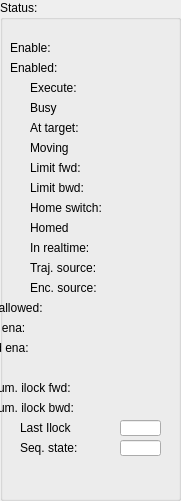
  <widget class="QGroupBox" name="groupBox_4">
   <property name="geometry">
    <rect>
     <x>710</x>
     <y>140</y>
     <width>181</width>
     <height>501</height>
    </rect>
   </property>
   <property name="title">
    <string>Status:</string>
   </property>
   <widget class="caLed" name="caled_67">
    <property name="geometry">
     <rect>
      <x>110</x>
      <y>340</y>
      <width>31</width>
      <height>16</height>
     </rect>
    </property>
    <property name="rectangular">
     <bool>true</bool>
    </property>
    <property name="gradientEnabled">
     <bool>false</bool>
    </property>
    <property name="ledWidth">
     <number>12</number>
    </property>
    <property name="ledHeight">
     <number>12</number>
    </property>
    <property name="channel" stdset="0">
     <string notr="true">$(SYS):$(Axis)-SftLimBwdEna-RB</string>
    </property>
    <property name="falseColor">
     <color>
      <red>160</red>
      <green>160</green>
      <blue>160</blue>
     </color>
    </property>
    <property name="trueColor">
     <color>
      <red>0</red>
      <green>85</green>
      <blue>0</blue>
     </color>
    </property>
   </widget>
   <widget class="caLed" name="caled_45">
    <property name="geometry">
     <rect>
      <x>110</x>
      <y>40</y>
      <width>31</width>
      <height>16</height>
     </rect>
    </property>
    <property name="rectangular">
     <bool>true</bool>
    </property>
    <property name="gradientEnabled">
     <bool>false</bool>
    </property>
    <property name="ledWidth">
     <number>12</number>
    </property>
    <property name="ledHeight">
     <number>12</number>
    </property>
    <property name="channel" stdset="0">
     <string notr="true">$(SYS):$(Axis)-EnaCmd-RB</string>
    </property>
    <property name="falseColor">
     <color>
      <red>160</red>
      <green>160</green>
      <blue>160</blue>
     </color>
    </property>
    <property name="trueColor">
     <color>
      <red>0</red>
      <green>85</green>
      <blue>0</blue>
     </color>
    </property>
   </widget>
   <widget class="caLabel" name="calabel_82">
    <property name="geometry">
     <rect>
      <x>30</x>
      <y>220</y>
      <width>71</width>
      <height>16</height>
     </rect>
    </property>
    <property name="maximumSize">
     <size>
      <width>16777215</width>
      <height>16</height>
     </size>
    </property>
    <property name="text">
     <string>Homed</string>
    </property>
   </widget>
   <widget class="caLabel" name="calabel_83">
    <property name="geometry">
     <rect>
      <x>30</x>
      <y>240</y>
      <width>71</width>
      <height>16</height>
     </rect>
    </property>
    <property name="maximumSize">
     <size>
      <width>16777215</width>
      <height>16</height>
     </size>
    </property>
    <property name="text">
     <string>In realtime:</string>
    </property>
   </widget>
   <widget class="caLabel" name="calabel_79">
    <property name="geometry">
     <rect>
      <x>30</x>
      <y>120</y>
      <width>71</width>
      <height>16</height>
     </rect>
    </property>
    <property name="maximumSize">
     <size>
      <width>16777215</width>
      <height>16</height>
     </size>
    </property>
    <property name="text">
     <string>At target:</string>
    </property>
   </widget>
   <widget class="caLabel" name="calabel_80">
    <property name="geometry">
     <rect>
      <x>30</x>
      <y>140</y>
      <width>71</width>
      <height>16</height>
     </rect>
    </property>
    <property name="maximumSize">
     <size>
      <width>16777215</width>
      <height>16</height>
     </size>
    </property>
    <property name="text">
     <string>Moving</string>
    </property>
   </widget>
   <widget class="caLabel" name="calabel_84">
    <property name="geometry">
     <rect>
      <x>30</x>
      <y>260</y>
      <width>71</width>
      <height>16</height>
     </rect>
    </property>
    <property name="maximumSize">
     <size>
      <width>16777215</width>
      <height>16</height>
     </size>
    </property>
    <property name="text">
     <string>Traj. source:</string>
    </property>
   </widget>
   <widget class="caLed" name="caled_62">
    <property name="geometry">
     <rect>
      <x>110</x>
      <y>260</y>
      <width>31</width>
      <height>16</height>
     </rect>
    </property>
    <property name="rectangular">
     <bool>true</bool>
    </property>
    <property name="gradientEnabled">
     <bool>false</bool>
    </property>
    <property name="ledWidth">
     <number>12</number>
    </property>
    <property name="ledHeight">
     <number>12</number>
    </property>
    <property name="channel" stdset="0">
     <string notr="true">$(SYS):$(Axis)-TrjSrcTyp-RB</string>
    </property>
    <property name="falseColor">
     <color>
      <red>160</red>
      <green>160</green>
      <blue>160</blue>
     </color>
    </property>
    <property name="trueColor">
     <color>
      <red>0</red>
      <green>0</green>
      <blue>255</blue>
     </color>
    </property>
   </widget>
   <widget class="caLabel" name="calabel_88">
    <property name="geometry">
     <rect>
      <x>-60</x>
      <y>320</y>
      <width>161</width>
      <height>16</height>
     </rect>
    </property>
    <property name="maximumSize">
     <size>
      <width>16777215</width>
      <height>16</height>
     </size>
    </property>
    <property name="text">
     <string>Softlim fwd ena:</string>
    </property>
   </widget>
   <widget class="caLed" name="caled_54">
    <property name="geometry">
     <rect>
      <x>110</x>
      <y>100</y>
      <width>31</width>
      <height>16</height>
     </rect>
    </property>
    <property name="rectangular">
     <bool>true</bool>
    </property>
    <property name="gradientEnabled">
     <bool>false</bool>
    </property>
    <property name="ledWidth">
     <number>12</number>
    </property>
    <property name="ledHeight">
     <number>12</number>
    </property>
    <property name="channel" stdset="0">
     <string notr="true">$(SYS):$(Axis)-Busy</string>
    </property>
    <property name="falseColor">
     <color>
      <red>0</red>
      <green>85</green>
      <blue>0</blue>
     </color>
    </property>
    <property name="trueColor">
     <color>
      <red>255</red>
      <green>0</green>
      <blue>0</blue>
     </color>
    </property>
   </widget>
   <widget class="caLed" name="caled_56">
    <property name="geometry">
     <rect>
      <x>110</x>
      <y>140</y>
      <width>31</width>
      <height>16</height>
     </rect>
    </property>
    <property name="rectangular">
     <bool>true</bool>
    </property>
    <property name="gradientEnabled">
     <bool>false</bool>
    </property>
    <property name="ledWidth">
     <number>12</number>
    </property>
    <property name="ledHeight">
     <number>12</number>
    </property>
    <property name="channel" stdset="0">
     <string notr="true">$(SYS):$(Axis)-Moving</string>
    </property>
    <property name="falseColor">
     <color>
      <red>0</red>
      <green>85</green>
      <blue>0</blue>
     </color>
    </property>
    <property name="trueColor">
     <color>
      <red>255</red>
      <green>0</green>
      <blue>0</blue>
     </color>
    </property>
   </widget>
   <widget class="caLabel" name="calabel_75">
    <property name="geometry">
     <rect>
      <x>10</x>
      <y>60</y>
      <width>91</width>
      <height>16</height>
     </rect>
    </property>
    <property name="maximumSize">
     <size>
      <width>16777215</width>
      <height>16</height>
     </size>
    </property>
    <property name="text">
     <string>Enabled:</string>
    </property>
   </widget>
   <widget class="caLabel" name="calabel_87">
    <property name="geometry">
     <rect>
      <x>-60</x>
      <y>300</y>
      <width>161</width>
      <height>16</height>
     </rect>
    </property>
    <property name="maximumSize">
     <size>
      <width>16777215</width>
      <height>16</height>
     </size>
    </property>
    <property name="text">
     <string>PLC cmds allowed:</string>
    </property>
   </widget>
   <widget class="caLabel" name="calabel_81">
    <property name="geometry">
     <rect>
      <x>30</x>
      <y>200</y>
      <width>71</width>
      <height>16</height>
     </rect>
    </property>
    <property name="maximumSize">
     <size>
      <width>16777215</width>
      <height>16</height>
     </size>
    </property>
    <property name="text">
     <string>Home switch:</string>
    </property>
   </widget>
   <widget class="caLed" name="caled_57">
    <property name="geometry">
     <rect>
      <x>110</x>
      <y>160</y>
      <width>31</width>
      <height>16</height>
     </rect>
    </property>
    <property name="rectangular">
     <bool>true</bool>
    </property>
    <property name="gradientEnabled">
     <bool>false</bool>
    </property>
    <property name="ledWidth">
     <number>12</number>
    </property>
    <property name="ledHeight">
     <number>12</number>
    </property>
    <property name="channel" stdset="0">
     <string notr="true">$(SYS):$(Axis)-LimFwd</string>
    </property>
    <property name="falseColor">
     <color>
      <red>255</red>
      <green>0</green>
      <blue>0</blue>
     </color>
    </property>
    <property name="trueColor">
     <color>
      <red>0</red>
      <green>85</green>
      <blue>0</blue>
     </color>
    </property>
   </widget>
   <widget class="caLed" name="caled_65">
    <property name="geometry">
     <rect>
      <x>110</x>
      <y>300</y>
      <width>31</width>
      <height>16</height>
     </rect>
    </property>
    <property name="rectangular">
     <bool>true</bool>
    </property>
    <property name="gradientEnabled">
     <bool>false</bool>
    </property>
    <property name="ledWidth">
     <number>12</number>
    </property>
    <property name="ledHeight">
     <number>12</number>
    </property>
    <property name="channel" stdset="0">
     <string notr="true">$(SYS):$(Axis)-CmdFrmPLCCmd-RB</string>
    </property>
    <property name="falseColor">
     <color>
      <red>160</red>
      <green>160</green>
      <blue>160</blue>
     </color>
    </property>
    <property name="trueColor">
     <color>
      <red>0</red>
      <green>0</green>
      <blue>255</blue>
     </color>
    </property>
   </widget>
   <widget class="caLed" name="caled_61">
    <property name="geometry">
     <rect>
      <x>110</x>
      <y>240</y>
      <width>31</width>
      <height>16</height>
     </rect>
    </property>
    <property name="rectangular">
     <bool>true</bool>
    </property>
    <property name="gradientEnabled">
     <bool>false</bool>
    </property>
    <property name="ledWidth">
     <number>12</number>
    </property>
    <property name="ledHeight">
     <number>12</number>
    </property>
    <property name="channel" stdset="0">
     <string notr="true">$(SYS):$(Axis)-InRT</string>
    </property>
    <property name="falseColor">
     <color>
      <red>160</red>
      <green>160</green>
      <blue>160</blue>
     </color>
    </property>
    <property name="trueColor">
     <color>
      <red>0</red>
      <green>85</green>
      <blue>0</blue>
     </color>
    </property>
   </widget>
   <widget class="caLabel" name="calabel_85">
    <property name="geometry">
     <rect>
      <x>30</x>
      <y>80</y>
      <width>71</width>
      <height>16</height>
     </rect>
    </property>
    <property name="maximumSize">
     <size>
      <width>16777215</width>
      <height>16</height>
     </size>
    </property>
    <property name="text">
     <string>Execute:</string>
    </property>
   </widget>
   <widget class="caLed" name="caled_52">
    <property name="geometry">
     <rect>
      <x>110</x>
      <y>60</y>
      <width>31</width>
      <height>16</height>
     </rect>
    </property>
    <property name="rectangular">
     <bool>true</bool>
    </property>
    <property name="gradientEnabled">
     <bool>false</bool>
    </property>
    <property name="ledWidth">
     <number>12</number>
    </property>
    <property name="ledHeight">
     <number>12</number>
    </property>
    <property name="channel" stdset="0">
     <string notr="true">$(SYS):$(Axis)-EnaAct</string>
    </property>
    <property name="falseColor">
     <color>
      <red>160</red>
      <green>160</green>
      <blue>160</blue>
     </color>
    </property>
    <property name="trueColor">
     <color>
      <red>0</red>
      <green>85</green>
      <blue>0</blue>
     </color>
    </property>
   </widget>
   <widget class="caLabel" name="calabel_86">
    <property name="geometry">
     <rect>
      <x>30</x>
      <y>180</y>
      <width>71</width>
      <height>16</height>
     </rect>
    </property>
    <property name="maximumSize">
     <size>
      <width>16777215</width>
      <height>16</height>
     </size>
    </property>
    <property name="text">
     <string>Limit bwd:</string>
    </property>
   </widget>
   <widget class="caLed" name="caled_55">
    <property name="geometry">
     <rect>
      <x>110</x>
      <y>120</y>
      <width>31</width>
      <height>16</height>
     </rect>
    </property>
    <property name="rectangular">
     <bool>true</bool>
    </property>
    <property name="gradientEnabled">
     <bool>false</bool>
    </property>
    <property name="ledWidth">
     <number>12</number>
    </property>
    <property name="ledHeight">
     <number>12</number>
    </property>
    <property name="channel" stdset="0">
     <string notr="true">$(SYS):$(Axis)-AtTarget</string>
    </property>
    <property name="falseColor">
     <color>
      <red>160</red>
      <green>160</green>
      <blue>160</blue>
     </color>
    </property>
    <property name="trueColor">
     <color>
      <red>0</red>
      <green>85</green>
      <blue>0</blue>
     </color>
    </property>
   </widget>
   <widget class="caLed" name="caled_66">
    <property name="geometry">
     <rect>
      <x>110</x>
      <y>320</y>
      <width>31</width>
      <height>16</height>
     </rect>
    </property>
    <property name="rectangular">
     <bool>true</bool>
    </property>
    <property name="gradientEnabled">
     <bool>false</bool>
    </property>
    <property name="ledWidth">
     <number>12</number>
    </property>
    <property name="ledHeight">
     <number>12</number>
    </property>
    <property name="channel" stdset="0">
     <string notr="true">$(SYS):$(Axis)-SftLimFwdEna-RB</string>
    </property>
    <property name="falseColor">
     <color>
      <red>160</red>
      <green>160</green>
      <blue>160</blue>
     </color>
    </property>
    <property name="trueColor">
     <color>
      <red>0</red>
      <green>85</green>
      <blue>0</blue>
     </color>
    </property>
   </widget>
   <widget class="caLed" name="caled_59">
    <property name="geometry">
     <rect>
      <x>110</x>
      <y>200</y>
      <width>31</width>
      <height>16</height>
     </rect>
    </property>
    <property name="rectangular">
     <bool>true</bool>
    </property>
    <property name="gradientEnabled">
     <bool>false</bool>
    </property>
    <property name="ledWidth">
     <number>12</number>
    </property>
    <property name="ledHeight">
     <number>12</number>
    </property>
    <property name="channel" stdset="0">
     <string notr="true">$(SYS):$(Axis)-HomeSwitch</string>
    </property>
    <property name="falseColor">
     <color>
      <red>160</red>
      <green>160</green>
      <blue>160</blue>
     </color>
    </property>
    <property name="trueColor">
     <color>
      <red>0</red>
      <green>85</green>
      <blue>0</blue>
     </color>
    </property>
   </widget>
   <widget class="caLed" name="caled_58">
    <property name="geometry">
     <rect>
      <x>110</x>
      <y>180</y>
      <width>31</width>
      <height>16</height>
     </rect>
    </property>
    <property name="rectangular">
     <bool>true</bool>
    </property>
    <property name="gradientEnabled">
     <bool>false</bool>
    </property>
    <property name="ledWidth">
     <number>12</number>
    </property>
    <property name="ledHeight">
     <number>12</number>
    </property>
    <property name="channel" stdset="0">
     <string notr="true">$(SYS):$(Axis)-LimBwd</string>
    </property>
    <property name="falseColor">
     <color>
      <red>255</red>
      <green>0</green>
      <blue>0</blue>
     </color>
    </property>
    <property name="trueColor">
     <color>
      <red>0</red>
      <green>85</green>
      <blue>0</blue>
     </color>
    </property>
   </widget>
   <widget class="caLabel" name="calabel_89">
    <property name="geometry">
     <rect>
      <x>10</x>
      <y>40</y>
      <width>91</width>
      <height>16</height>
     </rect>
    </property>
    <property name="maximumSize">
     <size>
      <width>16777215</width>
      <height>16</height>
     </size>
    </property>
    <property name="text">
     <string>Enable:</string>
    </property>
   </widget>
   <widget class="caLabel" name="calabel_90">
    <property name="geometry">
     <rect>
      <x>30</x>
      <y>100</y>
      <width>71</width>
      <height>16</height>
     </rect>
    </property>
    <property name="maximumSize">
     <size>
      <width>16777215</width>
      <height>16</height>
     </size>
    </property>
    <property name="text">
     <string>Busy</string>
    </property>
   </widget>
   <widget class="caLed" name="caled_60">
    <property name="geometry">
     <rect>
      <x>110</x>
      <y>220</y>
      <width>31</width>
      <height>16</height>
     </rect>
    </property>
    <property name="rectangular">
     <bool>true</bool>
    </property>
    <property name="gradientEnabled">
     <bool>false</bool>
    </property>
    <property name="ledWidth">
     <number>12</number>
    </property>
    <property name="ledHeight">
     <number>12</number>
    </property>
    <property name="channel" stdset="0">
     <string notr="true">$(SYS):$(Axis)-Homed</string>
    </property>
    <property name="falseColor">
     <color>
      <red>255</red>
      <green>0</green>
      <blue>0</blue>
     </color>
    </property>
    <property name="trueColor">
     <color>
      <red>0</red>
      <green>85</green>
      <blue>0</blue>
     </color>
    </property>
   </widget>
   <widget class="caLabel" name="calabel_91">
    <property name="geometry">
     <rect>
      <x>30</x>
      <y>280</y>
      <width>71</width>
      <height>16</height>
     </rect>
    </property>
    <property name="maximumSize">
     <size>
      <width>16777215</width>
      <height>16</height>
     </size>
    </property>
    <property name="text">
     <string>Enc. source:</string>
    </property>
   </widget>
   <widget class="caLabel" name="calabel_92">
    <property name="geometry">
     <rect>
      <x>-60</x>
      <y>340</y>
      <width>161</width>
      <height>16</height>
     </rect>
    </property>
    <property name="maximumSize">
     <size>
      <width>16777215</width>
      <height>16</height>
     </size>
    </property>
    <property name="text">
     <string>Softlim bwd ena:</string>
    </property>
   </widget>
   <widget class="caLed" name="caled_63">
    <property name="geometry">
     <rect>
      <x>110</x>
      <y>280</y>
      <width>31</width>
      <height>16</height>
     </rect>
    </property>
    <property name="rectangular">
     <bool>true</bool>
    </property>
    <property name="gradientEnabled">
     <bool>false</bool>
    </property>
    <property name="ledWidth">
     <number>12</number>
    </property>
    <property name="ledHeight">
     <number>12</number>
    </property>
    <property name="channel" stdset="0">
     <string notr="true">$(SYS):$(Axis)-EncSrcTyp-RB</string>
    </property>
    <property name="falseColor">
     <color>
      <red>160</red>
      <green>160</green>
      <blue>160</blue>
     </color>
    </property>
    <property name="trueColor">
     <color>
      <red>0</red>
      <green>0</green>
      <blue>255</blue>
     </color>
    </property>
   </widget>
   <widget class="caLabel" name="calabel_93">
    <property name="geometry">
     <rect>
      <x>30</x>
      <y>160</y>
      <width>71</width>
      <height>16</height>
     </rect>
    </property>
    <property name="maximumSize">
     <size>
      <width>16777215</width>
      <height>16</height>
     </size>
    </property>
    <property name="text">
     <string>Limit fwd:</string>
    </property>
   </widget>
   <widget class="caLed" name="caled_53">
    <property name="geometry">
     <rect>
      <x>110</x>
      <y>80</y>
      <width>31</width>
      <height>16</height>
     </rect>
    </property>
    <property name="rectangular">
     <bool>true</bool>
    </property>
    <property name="gradientEnabled">
     <bool>false</bool>
    </property>
    <property name="ledWidth">
     <number>12</number>
    </property>
    <property name="ledHeight">
     <number>12</number>
    </property>
    <property name="channel" stdset="0">
     <string notr="true">$(SYS):$(Axis)-ExeCmd-RB</string>
    </property>
    <property name="falseColor">
     <color>
      <red>160</red>
      <green>160</green>
      <blue>160</blue>
     </color>
    </property>
    <property name="trueColor">
     <color>
      <red>0</red>
      <green>85</green>
      <blue>0</blue>
     </color>
    </property>
   </widget>
   <widget class="caLabel" name="calabel_67">
    <property name="geometry">
     <rect>
      <x>20</x>
      <y>420</y>
      <width>80</width>
      <height>16</height>
     </rect>
    </property>
    <property name="maximumSize">
     <size>
      <width>16777215</width>
      <height>16</height>
     </size>
    </property>
    <property name="text">
     <string>Last Ilock</string>
    </property>
   </widget>
   <widget class="caLineEdit" name="calineedit_37">
    <property name="geometry">
     <rect>
      <x>120</x>
      <y>420</y>
      <width>41</width>
      <height>16</height>
     </rect>
    </property>
    <property name="maximumSize">
     <size>
      <width>16777215</width>
      <height>18</height>
     </size>
    </property>
    <property name="channel" stdset="0">
     <string>$(SYS):$(Axis)-LastIlock</string>
    </property>
    <property name="background">
     <color alpha="222">
      <red>192</red>
      <green>192</green>
      <blue>192</blue>
     </color>
    </property>
    <property name="colorMode">
     <enum>caLineEdit::Static</enum>
    </property>
    <property name="precisionMode">
     <enum>caLineEdit::Channel</enum>
    </property>
    <property name="limitsMode">
     <enum>caLineEdit::User</enum>
    </property>
    <property name="unitsEnabled">
     <bool>true</bool>
    </property>
   </widget>
   <widget class="caLabel" name="calabel_94">
    <property name="geometry">
     <rect>
      <x>20</x>
      <y>440</y>
      <width>80</width>
      <height>16</height>
     </rect>
    </property>
    <property name="maximumSize">
     <size>
      <width>16777215</width>
      <height>16</height>
     </size>
    </property>
    <property name="text">
     <string>Seq. state:</string>
    </property>
   </widget>
   <widget class="caLineEdit" name="calineedit_45">
    <property name="geometry">
     <rect>
      <x>120</x>
      <y>440</y>
      <width>41</width>
      <height>16</height>
     </rect>
    </property>
    <property name="maximumSize">
     <size>
      <width>16777215</width>
      <height>18</height>
     </size>
    </property>
    <property name="channel" stdset="0">
     <string>$(SYS):$(Axis)-SeqState</string>
    </property>
    <property name="background">
     <color alpha="222">
      <red>192</red>
      <green>192</green>
      <blue>192</blue>
     </color>
    </property>
    <property name="colorMode">
     <enum>caLineEdit::Static</enum>
    </property>
    <property name="precisionMode">
     <enum>caLineEdit::Channel</enum>
    </property>
    <property name="limitsMode">
     <enum>caLineEdit::User</enum>
    </property>
    <property name="unitsEnabled">
     <bool>true</bool>
    </property>
   </widget>
   <widget class="caLed" name="caled_77">
    <property name="geometry">
     <rect>
      <x>110</x>
      <y>360</y>
      <width>31</width>
      <height>16</height>
     </rect>
    </property>
    <property name="rectangular">
     <bool>true</bool>
    </property>
    <property name="gradientEnabled">
     <bool>false</bool>
    </property>
    <property name="ledWidth">
     <number>12</number>
    </property>
    <property name="ledHeight">
     <number>12</number>
    </property>
    <property name="channel" stdset="0">
     <string notr="true">$(SYS):$(Axis)-InStartup</string>
    </property>
    <property name="falseColor">
     <color>
      <red>160</red>
      <green>160</green>
      <blue>160</blue>
     </color>
    </property>
    <property name="trueColor">
     <color>
      <red>0</red>
      <green>85</green>
      <blue>0</blue>
     </color>
    </property>
   </widget>
   <widget class="caLabel" name="calabel_95">
    <property name="geometry">
     <rect>
      <x>-60</x>
      <y>360</y>
      <width>161</width>
      <height>16</height>
     </rect>
    </property>
    <property name="maximumSize">
     <size>
      <width>16777215</width>
      <height>16</height>
     </size>
    </property>
    <property name="text">
     <string>In startup:</string>
    </property>
   </widget>
   <widget class="caLed" name="caled_87">
    <property name="geometry">
     <rect>
      <x>110</x>
      <y>380</y>
      <width>31</width>
      <height>16</height>
     </rect>
    </property>
    <property name="rectangular">
     <bool>true</bool>
    </property>
    <property name="gradientEnabled">
     <bool>false</bool>
    </property>
    <property name="ledWidth">
     <number>12</number>
    </property>
    <property name="ledHeight">
     <number>12</number>
    </property>
    <property name="channel" stdset="0">
     <string notr="true">$(SYS):$(Axis)-SumIlockFwd</string>
    </property>
    <property name="falseColor">
     <color>
      <red>160</red>
      <green>160</green>
      <blue>160</blue>
     </color>
    </property>
    <property name="trueColor">
     <color>
      <red>255</red>
      <green>0</green>
      <blue>0</blue>
     </color>
    </property>
   </widget>
   <widget class="caLabel" name="calabel_96">
    <property name="geometry">
     <rect>
      <x>-10</x>
      <y>380</y>
      <width>111</width>
      <height>16</height>
     </rect>
    </property>
    <property name="maximumSize">
     <size>
      <width>16777215</width>
      <height>16</height>
     </size>
    </property>
    <property name="text">
     <string>Sum. ilock fwd:</string>
    </property>
   </widget>
   <widget class="caLabel" name="calabel_97">
    <property name="geometry">
     <rect>
      <x>-10</x>
      <y>400</y>
      <width>111</width>
      <height>16</height>
     </rect>
    </property>
    <property name="maximumSize">
     <size>
      <width>16777215</width>
      <height>16</height>
     </size>
    </property>
    <property name="text">
     <string>Sum. ilock bwd:</string>
    </property>
   </widget>
   <widget class="caLed" name="caled_88">
    <property name="geometry">
     <rect>
      <x>110</x>
      <y>400</y>
      <width>31</width>
      <height>16</height>
     </rect>
    </property>
    <property name="rectangular">
     <bool>true</bool>
    </property>
    <property name="gradientEnabled">
     <bool>false</bool>
    </property>
    <property name="ledWidth">
     <number>12</number>
    </property>
    <property name="ledHeight">
     <number>12</number>
    </property>
    <property name="channel" stdset="0">
     <string notr="true">$(SYS):$(Axis)-SumIlockBwd</string>
    </property>
    <property name="falseColor">
     <color>
      <red>160</red>
      <green>160</green>
      <blue>160</blue>
     </color>
    </property>
    <property name="trueColor">
     <color>
      <red>255</red>
      <green>0</green>
      <blue>0</blue>
     </color>
    </property>
   </widget>
   <widget class="caRelatedDisplay" name="carelateddisplay_2">
    <property name="geometry">
     <rect>
      <x>30</x>
      <y>460</y>
      <width>131</width>
      <height>21</height>
     </rect>
    </property>
    <property name="labels">
     <string>Ctrl/Stat Wd</string>
    </property>
    <property name="files">
     <string>ecmcAxisCntrlStatWd_v1.ui</string>
    </property>
    <property name="args">
     <string>SYS=$(SYS),Axis=$(Axis)</string>
    </property>
   </widget>
  </widget>
